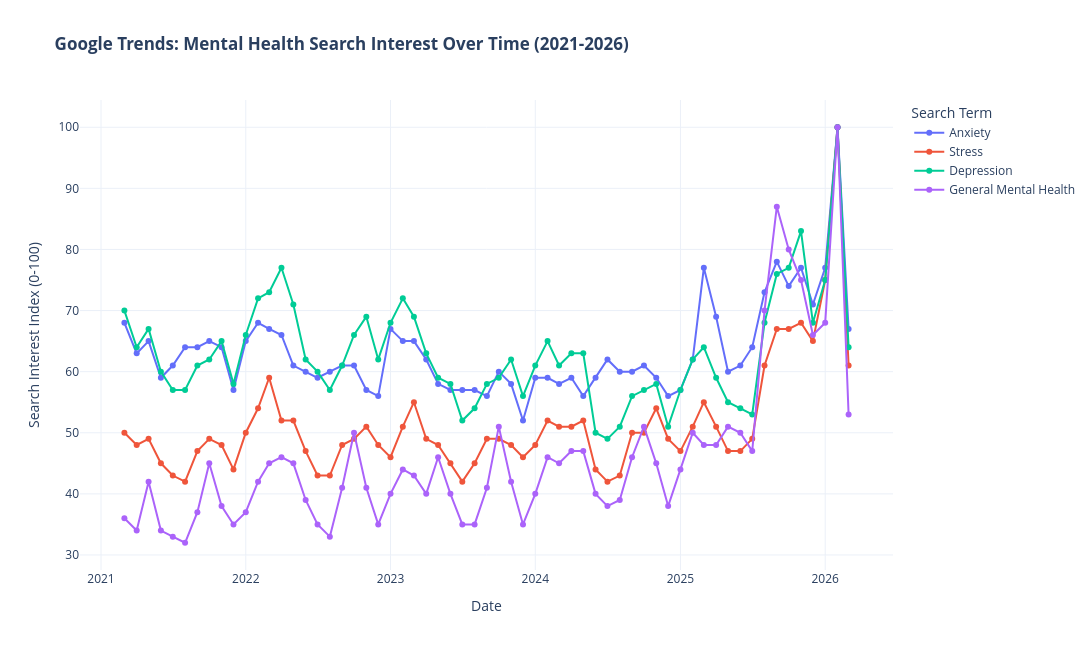

Here is the notebook cell this chart was saved with:
### Code cell
#Interactive Time Series Plot
fig = go.Figure()

fig.add_trace(go.Scatter(x=df_trends.index, y=df_trends['Anxiety_Search_Index'],
                         mode='lines+markers', name='Anxiety', line=dict(color='#636EFA')))
fig.add_trace(go.Scatter(x=df_trends.index, y=df_trends['Stress_Search_Index'],
                         mode='lines+markers', name='Stress', line=dict(color='#EF553B')))
fig.add_trace(go.Scatter(x=df_trends.index, y=df_trends['Depression_Search_Index'],
                         mode='lines+markers', name='Depression', line=dict(color='#00CC96')))
fig.add_trace(go.Scatter(x=df_trends.index, y=df_trends['Mental_Health_General_Search_Index'],
                         mode='lines+markers', name='General Mental Health', line=dict(color='#AB63FA')))

fig.update_layout(
    title="<b>Google Trends: Mental Health Search Interest Over Time (2021-2026)</b>",
    xaxis_title="Date",
    yaxis_title="Search Interest Index (0-100)",
    height=650,
    width=1300,
    template="plotly_white",
    hovermode="x unified",
    legend_title="Search Term"
)

fig.show()
